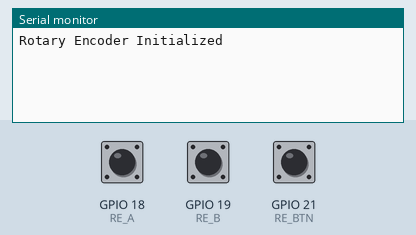
Simulated run of this program. Board: ESP32. Parts: the last lines printed to the serial monitor. The test bench sets the inputs (shaded band); at power-on: GPIO 18 (RE_A) HIGH, GPIO 21 (RE_BTN) HIGH, GPIO 19 (RE_B) HIGH.

Above: at 1.2 s.
1.3 s: GPIO 18 (RE_A) pulled LOW for 0.15 s
At 2.5 s:
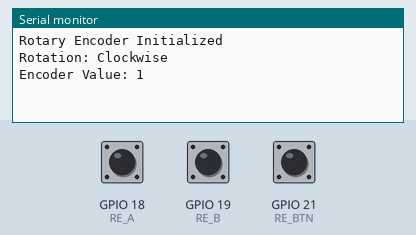
2.9 s: GPIO 21 (RE_BTN) pulled LOW for 0.15 s
At 3.4 s:
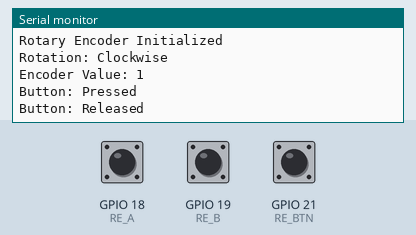
4.5 s: GPIO 18 (RE_A) pulled LOW for 1 s
At 5.1 s:
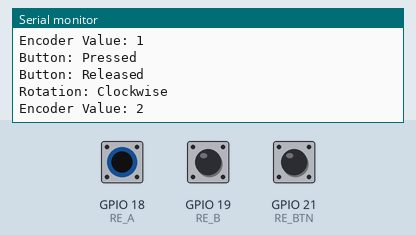

Measured:
- after the input at 1.3 s, the serial monitor: prints a new line at once (image 1)
- after the input at 2.9 s, the serial monitor: prints a new line at once (image 2)
- after the input at 4.5 s, the serial monitor: prints a new line at once (image 3)

The program:

main.cpp
```cpp
#include <Arduino.h>

// Pin definitions
const int RE_A = 18;   // CLK
const int RE_B = 19;   // DT
const int RE_BTN = 21; // SW

// Global variables for encoder state
volatile int encoderValue = 0;
volatile bool rotated = false;
volatile bool clockwise = false;

// Interrupt Service Routine (ISR) for the encoder
void IRAM_ATTR handleEncoder() {
  int aState = digitalRead(RE_A);
  int bState = digitalRead(RE_B);

  if (aState == LOW) {
    if (bState == HIGH) {
      encoderValue++;
      clockwise = true;
    } else {
      encoderValue--;
      clockwise = false;
    }
    rotated = true;
  }
}

void setup() {
  Serial.begin(9600);

  pinMode(RE_A, INPUT_PULLUP);
  pinMode(RE_B, INPUT_PULLUP);
  pinMode(RE_BTN, INPUT_PULLUP);

  // Attach interrupt to pin A (CLK) on falling edge
  attachInterrupt(digitalPinToInterrupt(RE_A), handleEncoder, FALLING);

  Serial.println("Rotary Encoder Initialized");
}

void loop() {
  // Handle rotation
  if (rotated) {
    Serial.print("Rotation: ");
    if (clockwise) {
      Serial.println("Clockwise");
    } else {
      Serial.println("Anticlockwise");
    }
    Serial.print("Encoder Value: ");
    Serial.println(encoderValue);
    rotated = false;
  }

  // Handle button press
  static int lastBtnState = HIGH;
  int btnState = digitalRead(RE_BTN);

  if (btnState != lastBtnState) {
    if (btnState == LOW) {
      Serial.println("Button: Pressed");
    } else {
      Serial.println("Button: Released");
    }
    lastBtnState = btnState;
    delay(50); // Simple debounce
  }
}
```
